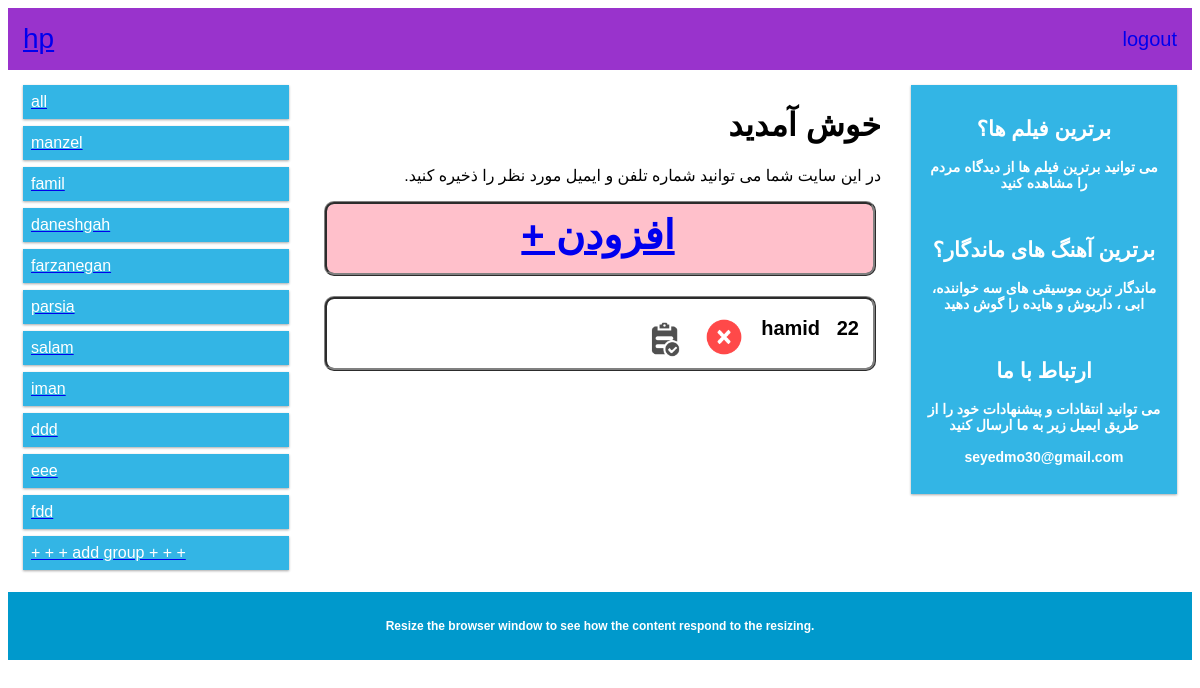
/contacts/9/ (signed in), run on the app's committed database.
### phone/models.py (models this page shows, shortened)
class Grp(models.Model):
    name=models.CharField(max_length=30)
    user=models.ForeignKey(User,on_delete=models.CASCADE)

class Phone(models.Model):
    name=models.CharField(max_length=30)
    number=models.IntegerField(12)
    group=models.ForeignKey(Grp,null='true' ,on_delete=models.CASCADE)
    user=models.ForeignKey(User,on_delete=models.CASCADE)

### phone/views.py (the view)
# urls.py: path('contacts/<int:grp_id>/',views.contacts ,name='contacts'),
@login_required(login_url="signup")
def contacts(request,grp_id = ''):
        if grp_id:
            group_id=get_object_or_404(Grp,pk=grp_id)
            contacts=Phone.objects.all().filter(user=request.user).filter(group=group_id)
            groups=Grp.objects.all().filter(user=request.user)
            return render(request,'phone/index.html',{'contacts':contacts,'groups':groups,'grp_id':group_id.id})
        else:
            contacts=Phone.objects.all().filter(user=request.user)
            groups=Grp.objects.all().filter(user=request.user)
            return render(request,'phone/index.html',{'contacts':contacts,'groups':groups})

### phone/templates/phone/index.html (shortened to what this page needs)
{% extends 'base.html' %}
{% load staticfiles %}
{% block content %}
<div class="row">
<div class="col-3 col-s-3 menu">
  <ul>
		<a href="/contacts">
    <li>all </li>
		</a>
		{%for group in groups%}
		<a href="/contacts/{{group.id}}">
    <li>{{group.name}} </li>
		</a>
		{% endfor %}
			<a href="/add_grp">
	    <li>+ + + add group + + + </li>
			</a>
  </ul>
</div>
<div style="direction:rtl"  class="col-6 col-s-9">
  <h1>خوش آمدید</h1>
  <p>در این سایت شما می توانید شماره تلفن و ایمیل مورد نظر را ذخیره کنید.</p>
	<div >
<a href="{% url 'add'%}">
	<div class="div1" style="background-color:pink;text-align: center;font-size:40px;">
<b>افزودن + <b>
</diV></a>
{% for contact in contacts.all %}
<div class="div1" >
<div class="div2">
{{contact.name}} &nbsp&nbsp{{contact.number}} &nbsp&nbsp
<div style="float:left">
	{% if grp_id %}
  <a href="/contacts/{{grp_id}}/delete/{{contact.id}}" >
		{% else %}
		<a href="/contacts/delete/{{contact.id}}" >
		{% endif %}
		<img class="star" src="{% static 'delete.png' %}" alt="rate" width="40" height=auto></a> &nbsp
  <a href="/contacts/update/{{contact.id}}" ><img class="star" src="{% static 'edit.png' %}" alt="rate" width="40" height=auto></a> &nbsp
</div></div></div>
{% endfor %}
</div>
</div>
{%endblock%}

### contact/templates/base.html (shortened to what this page needs)
<!DOCTYPE html>
<html>
<head>
</head>
<body>
<div class="header">
  {% if user.is_authenticated %}
  <a href="{% url 'contacts'%}"
  <b style="font-size:28px">{{user}}</b>
</a>
  <a href="javascript:{document.getElementById('logout').submit()}">
  <div style="float:right;margin-top:5px;font-size:20px"> logout </div>
  </a>
{% endif %}
</div>
{% block content %}
{% endblock  %}
<div class="col-3 col-s-12">
  <div class="aside">
    <h2>برترین فیلم ها؟</h2>
    <p>می توانید برترین فیلم ها از دیدگاه مردم را مشاهده کنید</p><br>
    <h2>برترین آهنگ های ماندگار؟</h2>
    <p>ماندگار ترین موسیقی های سه خواننده، ابی ، داریوش و هایده را گوش دهید</p><br>
    <h2>ارتباط با ما</h2>
    <p>می توانید انتقادات و پیشنهادات خود را از طریق ایمیل زیر به ما ارسال کنید<br><br>
	seyedmo30@gmail.com</p>
  </div>
</div>
</div>
<div class="footer">
  <p>Resize the browser window to see how the content respond to the resizing.</p>
</div>
</body>
</html>

### data on the page
Grp: name "manzel"
Grp: name "famil"
Grp: name "daneshgah"
Grp: name "farzanegan"
Grp: name "parsia"
Grp: name "salam"
Grp: name "iman"
Grp: name "ddd"
Grp: name "eee"
Grp: name "fdd"
Phone: name "hamid"

### other printed values
{{ user }} "hp"
